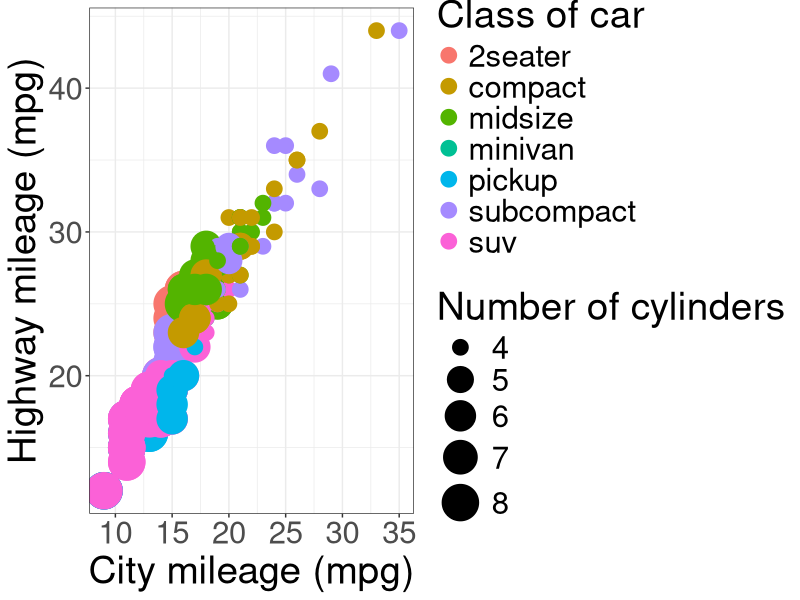

R code for this plot:
## ---- chunk 1
knitr::opts_chunk$set(echo = TRUE)
library(tidyverse)
## ---- chunk 2
mpg %>%
  ggplot(aes(x = cty, y = hwy, 
             color = class,
             size = cyl)) +
  geom_point() +
  labs(x = "City mileage (mpg)", 
       y = "Highway mileage (mpg)",
       color = "Class of car",
       size = "Number of cylinders") +
  theme_bw() +
  scale_size_continuous(range=c(5, 12)) +
  guides(colour = guide_legend(override.aes = 
                                 list(size=5))) +
  theme(text = element_text(size=28))
